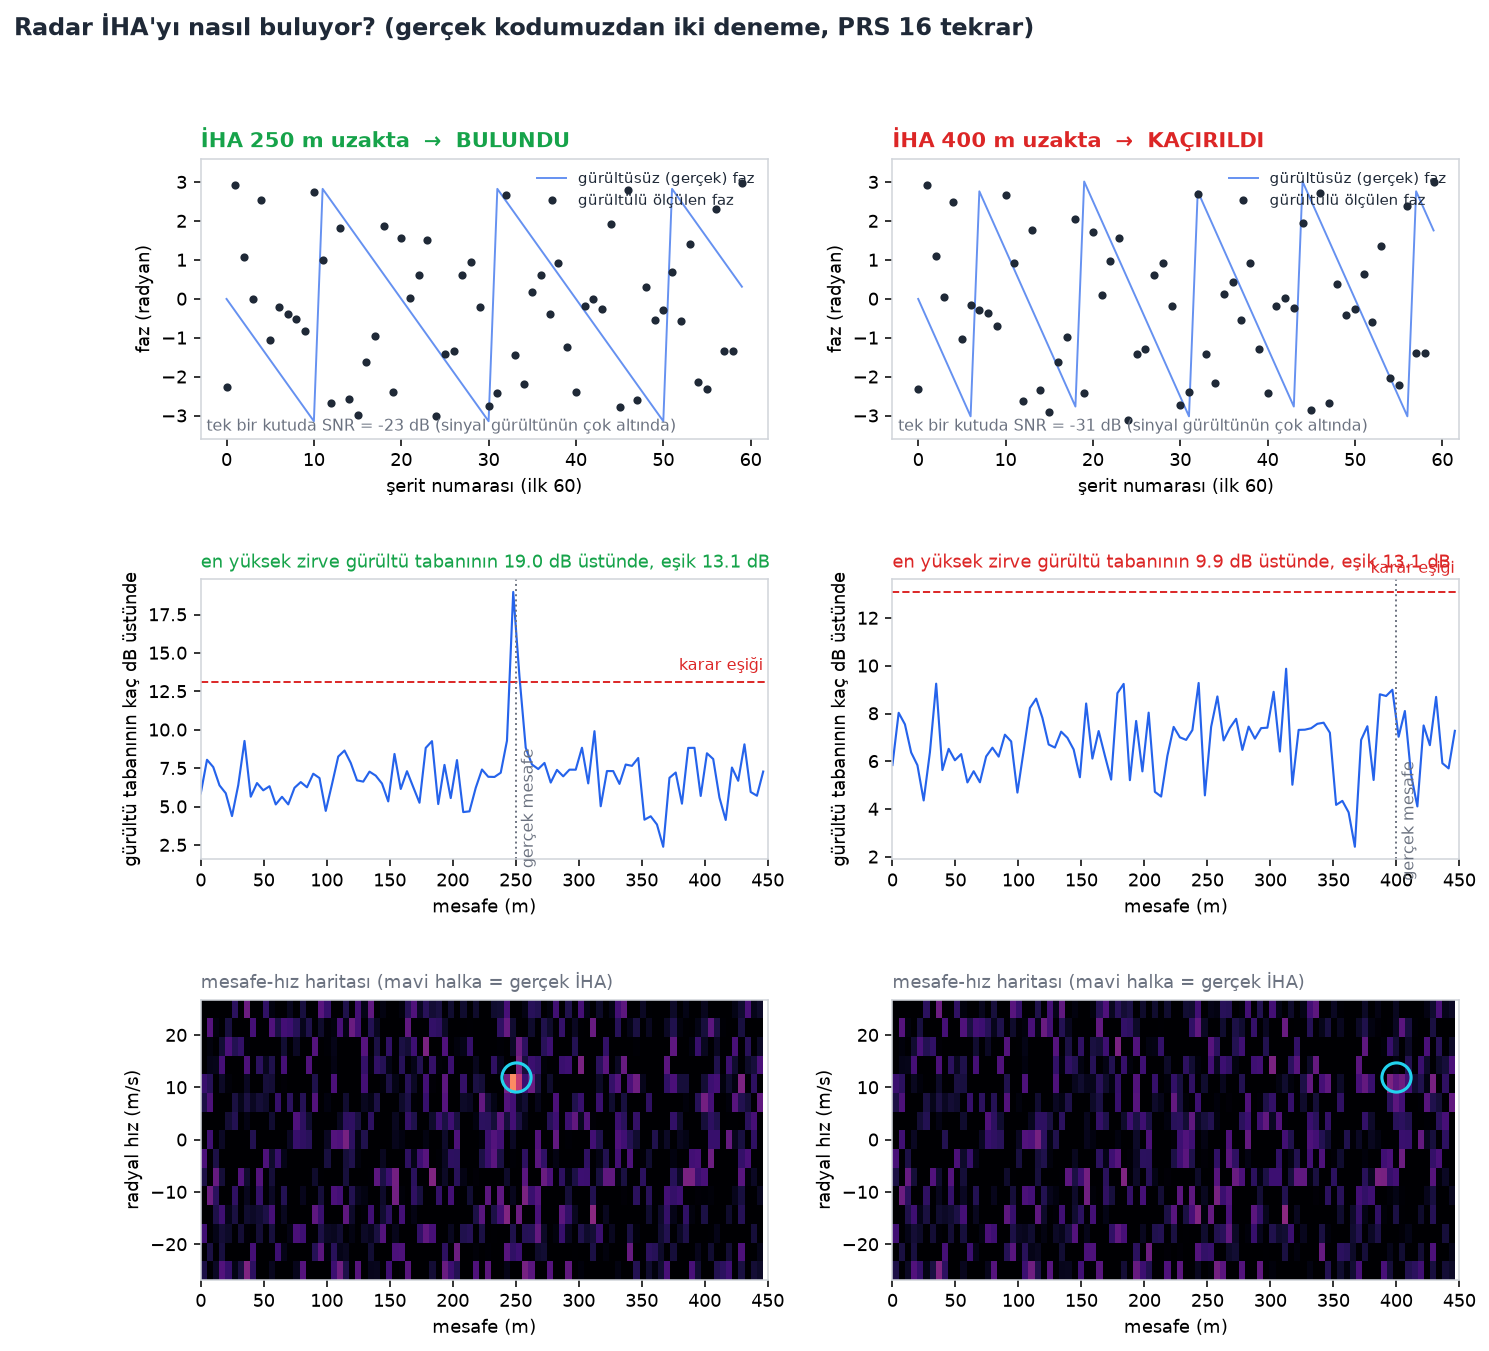

Generate this figure with Python:
"""Radar IHA'yi yankidan nasil buluyor? Gercek kodumuzla (prs_takip.py) iki ornek: biri bulunur, biri kacirilir.
Her sutun tek bir radar denemesi (PRS 16 tekrar, RCS -12,81 dBsm, 37 dBm; radar_takip.py'deki radar denklemi ve esik):
  satir 1: tek tek olculen fazlar (gurultuyle)
  satir 2: bunlari toplayinca cikan mesafe profili + karar esigi (radar_takip.tespit ile ayni formul)
  satir 3: mesafe-hiz haritasi
Ornek secimi: 250 m'de tespit olasiligi yuksek (~0,9), 400 m'de dusuk (~0,1) oldugu icin tipik sonuclar gosterilir; tohum, bu tipik sonuclari verenler secildi.
Calistirma: python radar_nasil_bulur.py -> radar_nasil_bulur.png
"""
import os, sys
import numpy as np
import matplotlib
matplotlib.use("Agg")
import matplotlib.pyplot as plt

HERE = os.path.dirname(os.path.abspath(__file__))
sys.path.insert(0, os.path.join(HERE, "..", "sionna_sehir"))
import prs_takip as pt
rt = pt.rt
INK, MUTED, GRID, ACC = "#1F2937", "#6B7280", "#D1D5DB", "#2563EB"
plt.rcParams.update({"font.size": 9, "text.color": INK, "axes.edgecolor": GRID})

TEKRAR, V = 16, 12.0                                    # 16 PRS tekrari, gercek radyal hiz 12 m/s
ORNEK = [(250.0, "bulundu"), (400.0, "kaçırıldı")]

def dene(r, tohum):
    rng = np.random.default_rng(tohum)
    snr = rt.snr_ornek_db(r)
    rax, vax, P = pt.radar_prs(r, V, TEKRAR, snr, rng)
    ok, re, ve = rt.tespit(rax, vax, P, rmax=600.0)
    return snr, rax, vax, P, bool(ok and abs(re - r) < 10.0), re, ve

kutu = []
for r, istenen in ORNEK:
    for tohum in range(1, 60):
        s = dene(r, tohum)
        if s[4] == (istenen == "bulundu"): kutu.append((r, istenen, tohum, s)); break

fig, axs = plt.subplots(3, 2, figsize=(11.6, 10.4), gridspec_kw=dict(hspace=0.5, wspace=0.22))
for j, (r, istenen, tohum, (snr, rax, vax, P, dogru, re, ve)) in enumerate(kutu):
    renk = "#16A34A" if dogru else "#DC2626"
    # ---- satir 1: tek tek fazlar
    ax = axs[0, j]; rng = np.random.default_rng(tohum + 100)
    k = np.arange(0, 60); a = 10 ** (snr / 20)
    gercek = np.angle(np.exp(-1j * 2 * np.pi * k * pt.SCS * 2 * r / 3e8))
    olc = np.angle(a * np.exp(-1j * 2 * np.pi * k * pt.SCS * 2 * r / 3e8) + (rng.normal(size=k.size) + 1j * rng.normal(size=k.size)) / np.sqrt(2))
    ax.plot(k, gercek, "-", color=ACC, lw=1.0, alpha=0.7, label="gürültüsüz (gerçek) faz")
    ax.plot(k, olc, "o", color=INK, ms=3.2, label="gürültülü ölçülen faz")
    ax.set_ylim(-3.6, 3.6); ax.set_xlabel("şerit numarası (ilk 60)"); ax.set_ylabel("faz (radyan)")
    ax.legend(fontsize=7.5, loc="upper right", ncol=1, frameon=False)
    ax.set_title(f"İHA {r:.0f} m uzakta  →  {istenen.upper()}", loc="left", fontsize=11, fontweight="bold", color=renk)
    ax.text(0.01, 0.03, f"tek bir kutuda SNR = {snr:.0f} dB (sinyal gürültünün çok altında)", transform=ax.transAxes, fontsize=8, color=MUTED)
    # ---- satir 2: mesafe profili + esik
    ax = axs[1, j]; sel = rax < 450
    Pm = P[sel]; taban = np.median(Pm); prof = 10 * np.log10(Pm.max(axis=1) / taban)
    esik = 10 * np.log10((np.log(Pm.size) + np.log(1 / rt.PFA)) / np.log(2))
    ax.plot(rax[sel], prof, "-", color=ACC, lw=1.1)
    ax.axhline(esik, color="#DC2626", ls="--", lw=1.0); ax.text(446, esik + 0.8, "karar eşiği", color="#DC2626", ha="right", fontsize=8)
    ax.axvline(r, color=MUTED, ls=":", lw=1.0); ax.text(r + 4, ax.get_ylim()[1] * 0.0 + 1, "gerçek mesafe", rotation=90, color=MUTED, fontsize=8, va="bottom")
    ax.set_xlim(0, 450); ax.set_xlabel("mesafe (m)"); ax.set_ylabel("gürültü tabanının kaç dB üstünde")
    zirve = prof.max()
    ax.set_title(f"en yüksek zirve gürültü tabanının {zirve:.1f} dB üstünde, eşik {esik:.1f} dB", loc="left", fontsize=9, color=renk)
    # ---- satir 3: mesafe-hiz haritasi
    ax = axs[2, j]
    db = 10 * np.log10(Pm / taban)
    ax.imshow(db.T, origin="lower", aspect="auto", cmap="magma", vmin=0, vmax=max(25, zirve), extent=[rax[sel][0], rax[sel][-1], vax[0], vax[-1]])
    ax.plot(r, V, "o", mfc="none", mec="#22D3EE", ms=15, mew=1.6)
    ax.set_xlabel("mesafe (m)"); ax.set_ylabel("radyal hız (m/s)"); ax.set_xlim(0, 450)
    ax.set_title("mesafe-hız haritası (mavi halka = gerçek İHA)", loc="left", fontsize=9, color=MUTED)
fig.suptitle("Radar İHA'yı nasıl buluyor? (gerçek kodumuzdan iki deneme, PRS 16 tekrar)", x=0.01, ha="left", fontsize=12.5, fontweight="bold")
fig.savefig(os.path.join(HERE, "radar_nasil_bulur.png"), dpi=140, bbox_inches="tight", facecolor="white")
for r, istenen, tohum, s in kutu: print(r, istenen, "tohum", tohum, "SNR/RE %.1f dB" % s[0], "olculen mesafe %.1f" % s[5])
